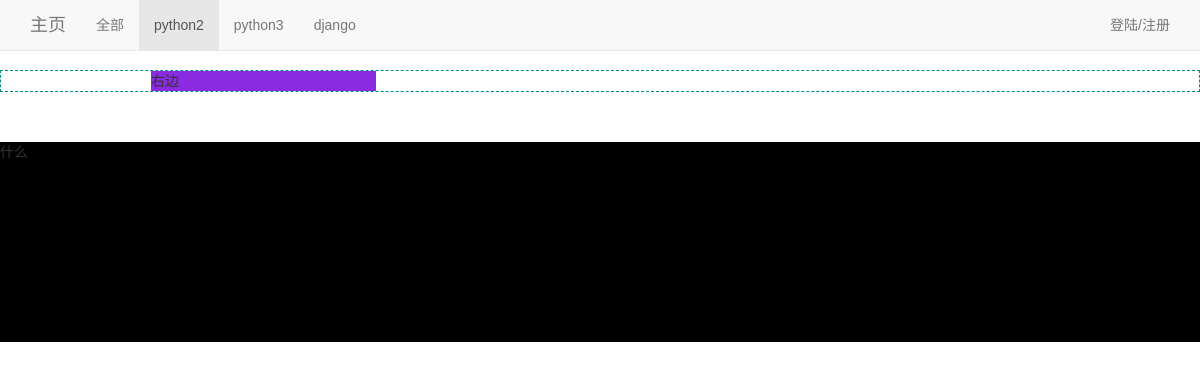
Before: /bbs/category/5/ with the older database file.
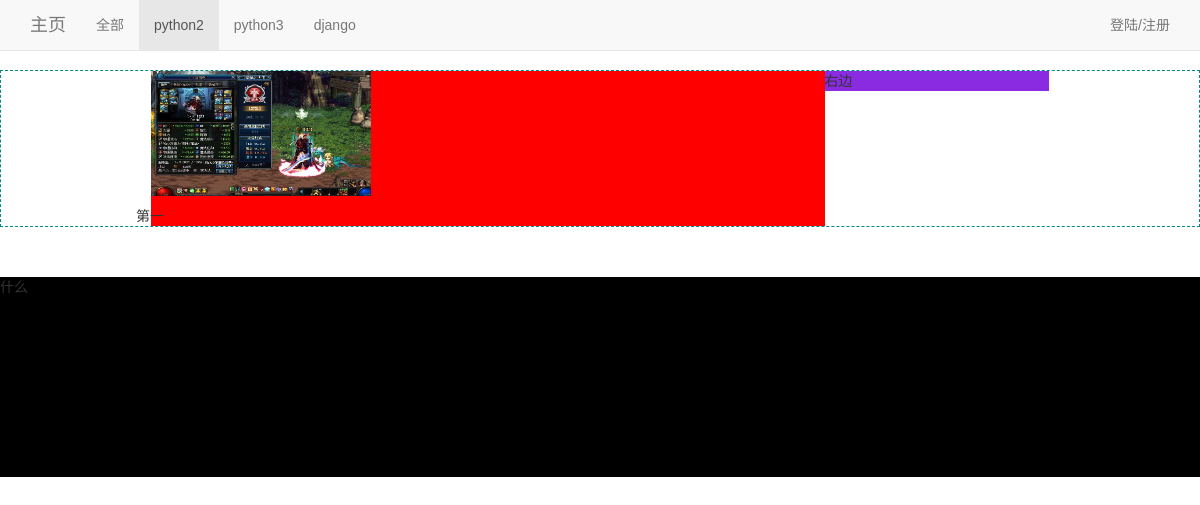
After: the same page with the newer database file.
### bbs/models.py (models this page shows, shortened)
class Category(models.Model):
    name = models.CharField(max_length=64,unique=True)
    brief = models.CharField(null=True,blank=True,max_length=255)
    set_as_top_menu = models.BooleanField(default=False)
    position_index = models.SmallIntegerField()
    admins = models.ManyToManyField('UserProfile',blank=True)

class Article(models.Model):
    title = models.CharField(verbose_name="标题" ,max_length=255)
    brief = models.CharField(null=True,blank=True,max_length=255)
    category = models.ForeignKey(to='Category', verbose_name="分类")
    content = models.TextField(verbose_name="文章内容")
    author = models.ForeignKey('UserProfile')
    pub_date = models.DateTimeField(blank=True,null=True)
    last_modify = models.DateTimeField(auto_now=True)
    priority = models.IntegerField(u'优先级',default=0, null=True)
    head_img = models.ImageField(u'文章标题图片',upload_to='tupian')
    atfile = models.ImageField(verbose_name="图片附件", null=True,blank=True)
    status_choices = (('draft',u'草稿'),
                      ('published',u'已发布'),
                      ('hidden',u'隐藏'),)
    status = models.CharField(choices=status_choices,default='published',max_length=255)

### bbs/views.py (the view)
# urls.py: url(r'^category/(\d+)/$', views.category),
def category(request,id):
    category_obj = models.Category.objects.get(id=id)
    if category_obj.name == "全部":
        article_list = models.Article.objects.filter(status='published')
    else:
        article_list = models.Article.objects.filter(category_id=category_obj.id,status='published')
    return render(request,'bbs/index.html',{'category_list':category_list,
                                            'category_obj':category_obj,
                                            'article_list':article_list,})

### bbs/templatetags/custom.py (called while the page is built)
@register.filter
def truncate_url(img_obj):
    return img_obj.name.split("/",maxsplit=1)[-1]

### templates/bbs/index.html (shortened to what this page needs)
{% extends 'base.html' %}
{% load custom %}
{% block page-container %}
    <div class="wrap-left">
        {% for article in article_list %}
            <div class="article-box">
                <div class="article-head-img">
                    <img src="/statics/{{ article.head_img|truncate_url }}">
                </div>
            </div>
            <div class="article-brief">
                {{ article.title }}
            </div>
    {% endfor %}
    </div>
    <div class="wrap-right">
    右边
    </div>
{% endblock %}

### templates/base.html (shortened to what this page needs)
<!DOCTYPE html>
<html lang="zh-CN"><head><meta http-equiv="Content-Type" content="text/html; charset=UTF-8">
    <link href="/statics/bootstrap/css/bootstrap.min.css" rel="stylesheet">
    <link href="/statics/bootstrap/css/navbar-fixed-top.css" rel="stylesheet">
    <link href="/statics/bootstrap/css/custom.css" rel="stylesheet">
  </head>
  <body>
    <nav class="navbar navbar-default navbar-fixed-top">
      <div class="container">
        <div class="navbar-header">
          <a class="navbar-brand" href="/bbs/">主页</a>
        </div>
        <div id="navbar" class="navbar-collapse collapse">
          {% block top-menu %}
          <ul class="nav navbar-nav">
          {% for category in category_list %}
              {% if category.id == category_obj.id %}
                <li class="active"><a href="/bbs/category/{{ category.id }}">{{category.name}}</a></li>
              {% else %}
                <li class=""><a href="/bbs/category/{{ category.id }}">{{category.name}}</a></li>
              {% endif %}
          {% endfor %}
          </ul>
          {% endblock %}
          <ul class="nav navbar-nav navbar-right">
              {% if request.user.is_authenticated %}
                <li class="active"><a href="">{{ request.user.userprofile.name }}</a></li>
                <li class="active"><a href="{% url 'logout' %}">注销</a></li>
              {% else %}
                <li class=""><a href="{% url 'login' %}">登陆/注册</a></li>
              {% endif %}
          </ul>
        </div>
      </div>
    </nav>
    <div class="page-container">
    {% block page-container %}{% endblock %}
    </div>
    <footer class="footer">
        什么
    </footer>
</body></html>

Changed rows visible on the page:
added Article: head_img (picture), title "第一"
